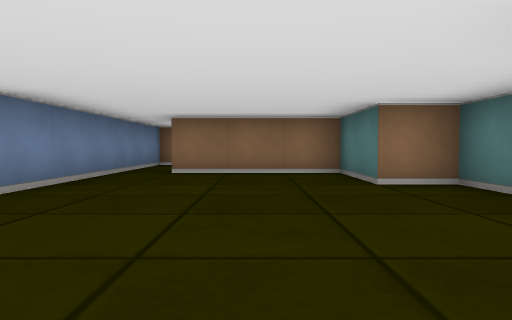
view 1 (above)

16 first-person views from a walk through a cub3D maze. The camera is about half as high as the walls, tilts 2° down and sees 70° across. The floor is counted in squares. Each view is taken from the middle of a square. On the plan, view 1 faces up. The plan holds only what a view shows up to about 9 squares ahead; the rest is blank.

view 2
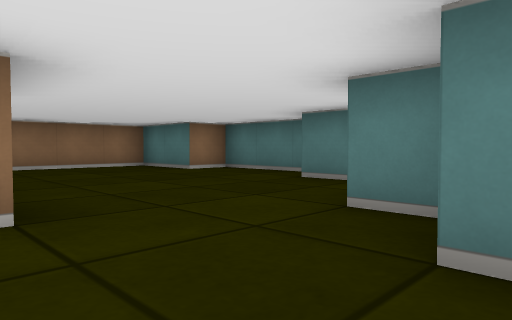

view 3
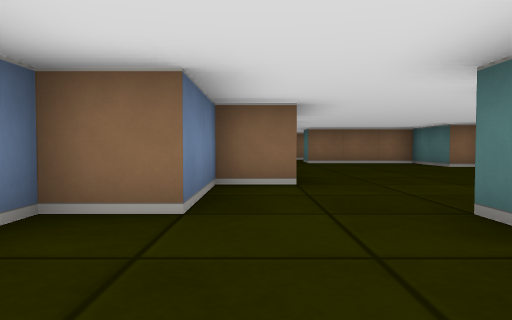

view 4
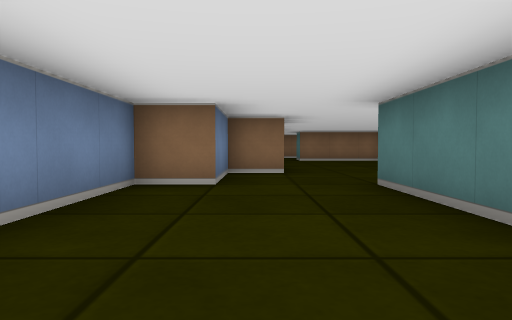

view 5
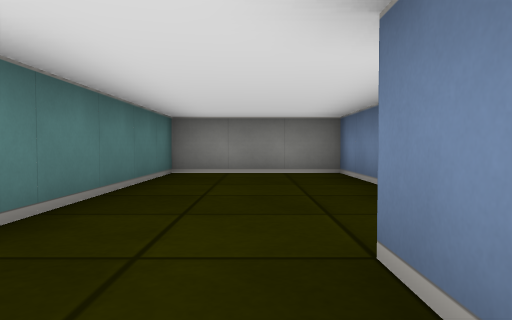

view 6
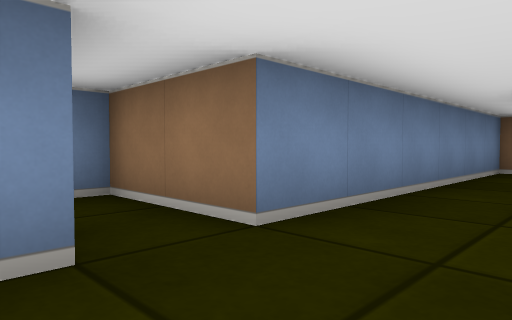

view 7
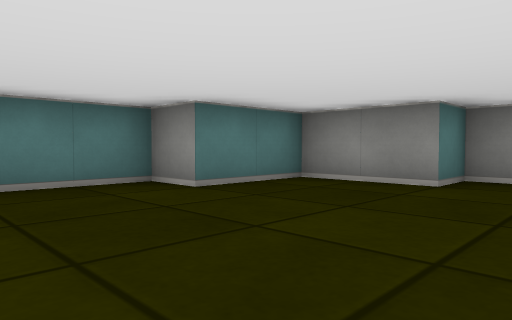

view 8
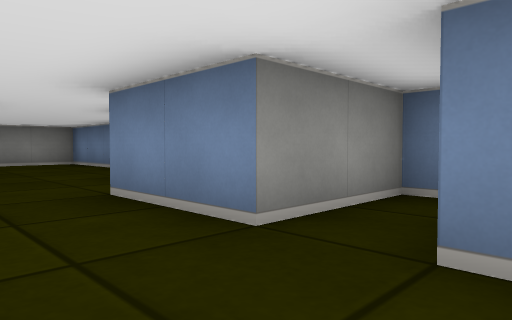

view 9
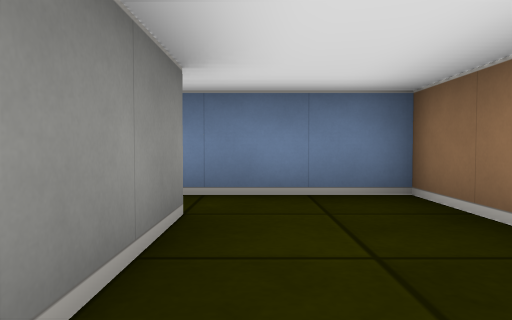

view 10
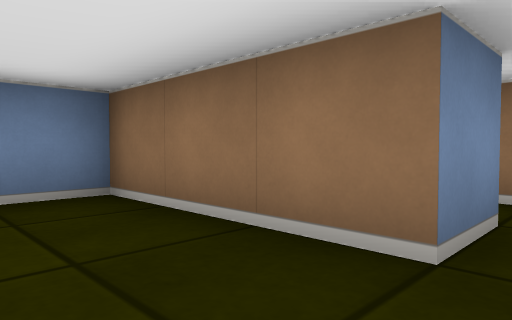

view 11
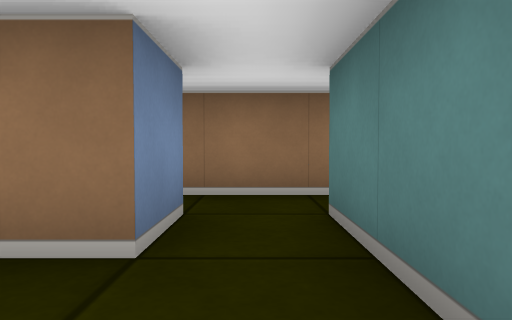

view 12
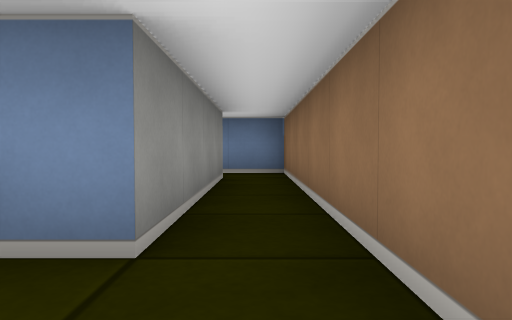

view 13
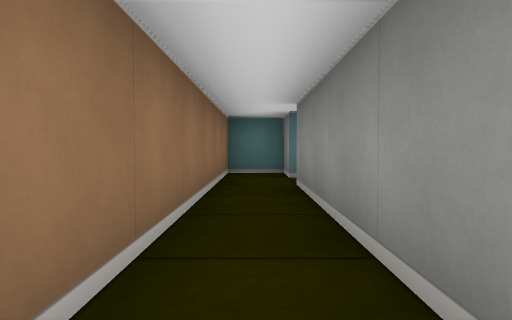

view 14
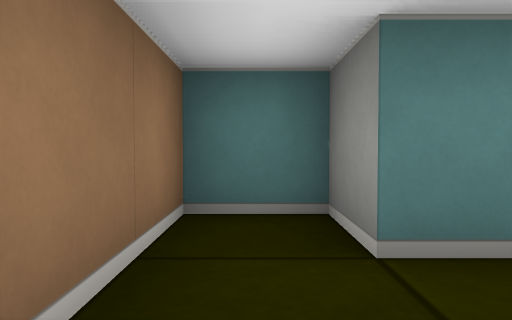

view 15
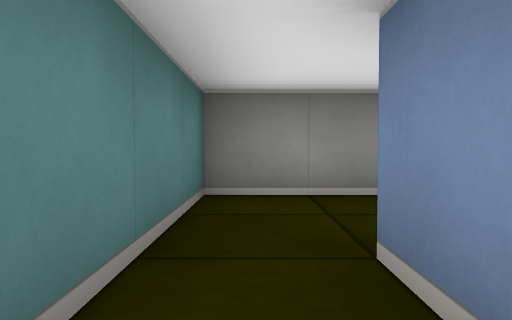

view 16
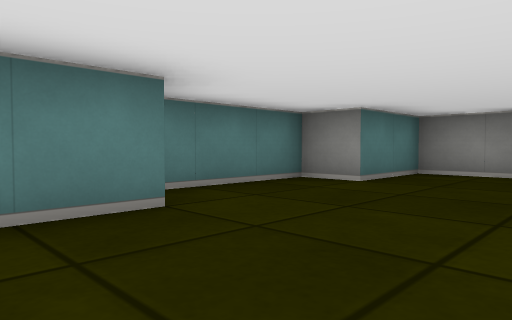

### Floor plan
Points are (right, up) in squares from view 1. A wall is a line through its corners. A room is listed if a view was taken in it or the views show most of it. See-through windows are left out.
Room 1 (views 1, 2, 3, 4, 5, 6, 7, 8, 16)
walls: (-1.1, -1.5) (-0.5, -1.5) (-0.5, -0.5) (1.5, -0.5) (1.5, 1.5) (2.5, 1.5) (2.5, 4.5) (1.5, 4.5) (1.5, 6.5) (-1.5, 6.5); (-2.5, 6.5) (-2.5, 3.5) (-4.5, 3.5) (-4.5, 2.5) (-2.5, 2.5) (-2.5, 0.5) (-3.5, 0.5) (-3.5, -1.5) (-4.5, -1.5) (-4.5, -6.5) (-1.5, -6.5) (-1.5, -1.5)
ways out: opening at (-2, 7) to room 4
Room 2 (views 9, 10, 11)
walls: (0.5, 7.5) (1.5, 7.5) (1.5, 9.5)
ways out: opening at (1, 10) to room 3; opening at (-0.5, 8.5) to room 4
Room 3 (views 12, 13, 14, 15)
walls: (-3.5, 10.5) (0.5, 10.5) (0.5, 9.5); (1.5, 9.5) (1.5, 10.5) (2.5, 10.5) (2.5, 11.5) (-4.5, 11.5) (-4.5, 10.4)
ways out: opening at (1, 10) to room 2
Room 4 (no view inside)
walls: (-1.5, 7.5) (0.5, 7.5); (0.5, 9.5) (-2.5, 9.5) (-2.5, 6.5)
ways out: opening at (-2, 7) to room 1; opening at (-0.5, 8.5) to room 2

Positions as (right, up) in squares from view 1, and headings:
1: (0, 0), facing up
2: (-3, -2), facing up-right
3: (-3, -4), facing up
4: (-3, -6), facing up
5: (-3, 0), facing down
6: (-1, 2), facing up-left
7: (-2, 4), facing down-right
8: (-1, 4), facing down-left
9: (1, 8), facing left
10: (1, 8), facing up-left
11: (1, 8), facing up
12: (2, 11), facing left
13: (-4, 11), facing right
14: (0, 11), facing right
15: (1, 11), facing down
16: (-1, 6), facing down-right
